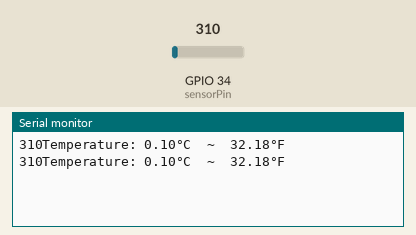
Simulated run of this sketch. Board: ESP32. Parts: the last lines printed to the serial monitor. Inputs (shaded band) come from the test bench; at power-on: GPIO 34 (sensorPin) = 310.

Above: at 1.8 s.
1.9 s: GPIO 34 (sensorPin) set to 372
At 2.8 s:
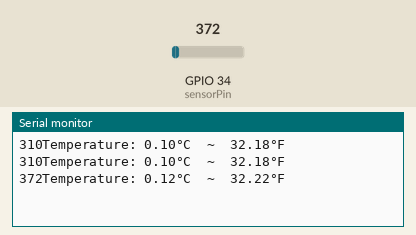
3.4 s: GPIO 34 (sensorPin) set to 434
At 4.5 s:
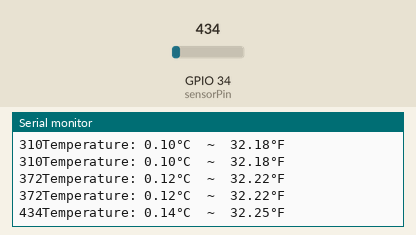
Timing chart, 0 to 6.4 s (numbered marks = the images above; inputs shaded):
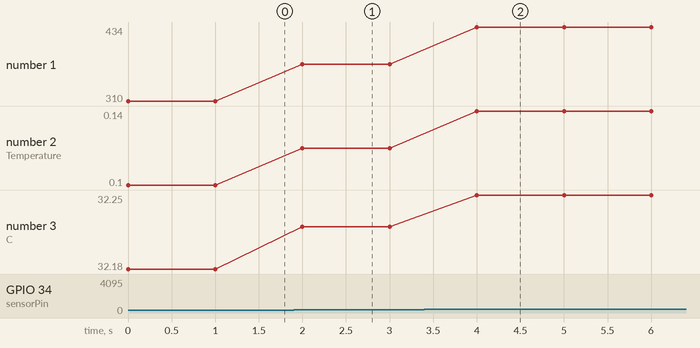

Measured:
- after the input at 1.9 s, the serial monitor: prints a new line after 0.10 s (image 1)
- after the input at 3.4 s, the serial monitor: prints a new line after 0.60 s (image 2)
- plotted number 1: 310 → 372 after the input at 1.9 s, 372 → 434 after the input at 3.4 s
- plotted number 2: 0.1 → 0.12 after the input at 1.9 s, 0.12 → 0.14 after the input at 3.4 s
- plotted number 3: 32.18 → 32.22 after the input at 1.9 s, 32.22 → 32.25 after the input at 3.4 s

The sketch:

read-temp.ino
```cpp
#define ADC_VREF_mV 3.3 // in millivolt, original 3300.3
#define ADC_RESOLUTION 1024.0

const int sensorPin = 34; // Entrada analógica del ESP32 (puedes usar A0 o GPIO34)

void setup() {
  Serial.begin(115200);
  //pinMode(LED_BUILTIN, OUTPUT);  // Initialize the built-in LED pin as an output
}

void loop() {
  int rawValue = analogRead(sensorPin);// Lectura del ADC
  Serial.print(rawValue);
  //tempCalc1(rawValue);

  float milliVolt = rawValue * (ADC_VREF_mV / ADC_RESOLUTION);
  float temperature_C = milliVolt / 10;
  float temperature_F = temperature_C * 9 / 5 + 32;
  Serial.print("Temperature: ");
  Serial.print(temperature_C);   // print the temperature in °C
  Serial.print("°C");
  Serial.print("  ~  "); // separator between °C and °F
  Serial.print(temperature_F);   // print the temperature in °F
  Serial.println("°F");

  delay(1000); // Esperar 1 segundo
}

/*
void tempCalc1(int rawValue){
  float milliVolt = rawValue * (ADC_VREF_mV / ADC_RESOLUTION);
  float temperature_C = milliVolt / 10;
  // convert the °C to °F
  float temperature_F = temperature_C * 9 / 5 + 32;
  Serial.print("Temperature: ");
  Serial.print(temperature_C);   // print the temperature in °C
  Serial.print("°C");
  Serial.print("  ~  "); // separator between °C and °F
  Serial.print(temperature_F);   // print the temperature in °F
  Serial.println("°F");
}

void tempCalc2(int rawValue){
  float voltage = rawValue * (3.3 / 4095.0);     // Convertir a voltaje (ESP32 usa ADC de 12 bits)
  float temperatureC = voltage * 100.0;          // LM35: 10 mV/°C → 100°C/V
  Serial.print("Temperatura: ");
  Serial.print(temperatureC);
  Serial.println(" °C");
}*/
```
